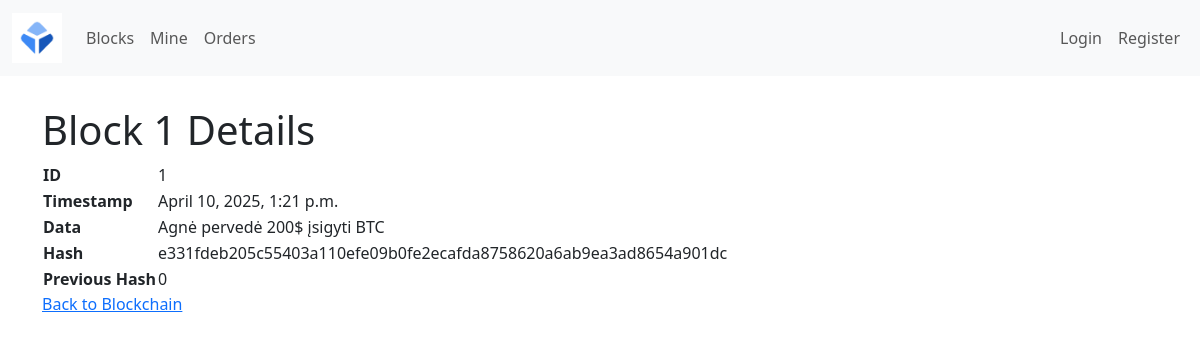
The page /block/1/ on the database its author committed.
### blockchain/models.py (models this page shows, shortened)
class Block(models.Model):
    timestamp = models.DateTimeField(default=datetime.utcnow)
    data = models.TextField()
    previous_hash = models.CharField(max_length=64)
    hash = models.CharField(max_length=64)
    objects = None

### blockchain/views.py (the view)
# urls.py: path('block/<int:block_id>/', block_detail, name='block_detail'),
def block_detail(request, block_id):
    block = get_object_or_404(Block, id=block_id)
    return render(request, 'blockchain/block_detail.html', {'block_': block})

### blockchain/templates/blockchain/block_detail.html (shortened to what this page needs)
{% extends 'blockchain/base.html' %}
{% block content %}
<h1>Block {{ block_.id }} Details</h1>
<table>
    <tr><th>ID</th><td>{{ block_.id }}</td></tr>
    <tr><th>Timestamp</th><td>{{ block_.timestamp }}</td></tr>
    <tr><th>Data</th><td>{{ block_.data }}</td></tr>
    <tr><th>Hash</th><td>{{ block_.hash }}</td></tr>
    <tr><th>Previous Hash</th><td>{{ block_.previous_hash }}</td></tr>
</table>
<a href="{% url 'home' %}">Back to Blockchain</a>
{% endblock content %}

### blockchain/static/blockchain/css/styles.css (style rules this page uses)
body { background-color: #f8f9fa; font-family: Arial, sans-serif; }
html, body { height: 100%; }

### rows shown on the page
Block: id "1", timestamp "April 10, 2025, 1:21 p.m.", data "Agnė pervedė 200$ įsigyti BTC", hash "e331fdeb205c55403a110efe09b0fe2ecafda8758620a6ab9ea3ad8654a901dc", previous_hash "0"
